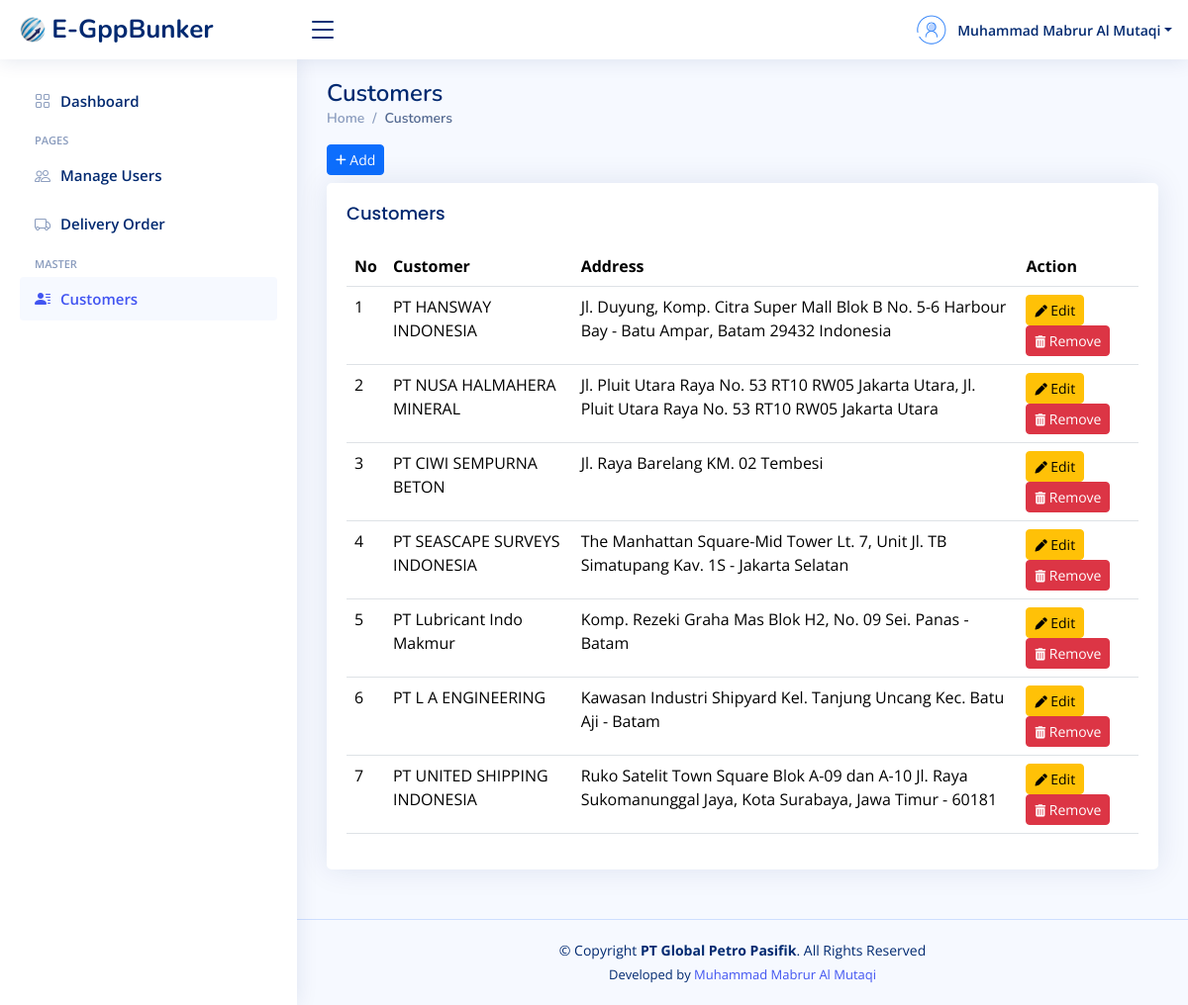
The app's page /manage-customers.php (signed in) with its own data.
### tables this page shows
CREATE TABLE `customer` (
  `id_customer` int(10) NOT NULL,
  `customer_name` varchar(60) NOT NULL,
  `address` text NOT NULL
);

### manage-customers.php (the view, shortened to what this page needs)
<?php
    include "koneksi.php";
?>
<!DOCTYPE html>
<html lang="en">
<?php
    include "layouts/head-css.php";
?>
<body>
<?php
    include "layouts/header.php";
?>
<?php
    include "layouts/sidebar.php";
?>
<main id="main" class="main">
    <div class="pagetitle">
      <h1>Customers</h1>
      <nav>
        <ol class="breadcrumb">
          <li class="breadcrumb-item"><a href="index.php">Home</a></li>
          <li class="breadcrumb-item active">Customers</li>
        </ol>
      </nav>
    </div>
    <a href="tambah-customer.php" class="btn btn-primary btn-sm mb-2"><i class="fa fa-plus fa-sm"></i> Add</a>
    <section class="section">
      <div class="row">
        <div class="col-lg-12">
          <div class="card">
            <div class="card-body">
              <h5 class="card-title">Customers</h5>
                <div class="table-responsive">
                    <table class="table datatable table table-hover">
                      <thead>
                        <tr>
                          <th>No</th>
                          <th>Customer</th>
                          <th>Address</th>
                          <th>Action</th>
                        </tr>
                      </thead>
                      <tbody>
                      <?php
                          $no = 1;
                          $query = "SELECT * FROM customer";
                          $tampil = mysqli_query($koneksi, $query);
                          if (mysqli_num_rows($tampil) > 0) {
                              while ($data = mysqli_fetch_assoc($tampil)){
                      ?>
                        <tr>
                          <td><?= $no++?></td>
                          <td><?= $data['customer_name']?></td>
                          <td><?= $data['address']?></td>
                          <td>
                            <a href="edit-customer.php?id_customer=<?= $data['id_customer']?>" class="btn btn-warning btn-sm"><i class="fa fa-pen fa-sm"></i> Edit</a>
                            <a href="#" class="btn btn-danger btn-sm" onclick="return confirmRemove(<?= $data['id_customer']?>);"><i class="fa fa-trash fa-sm"></i> Remove</a>
                          </td>
                        </tr>
                      <?php
                          }
                      } else {
                      ?>
                          <tr>
                              <td colspan="5" class="text-center">Tidak ada data</td>
                          </tr>
                      <?php } ?>
                      </tbody>
                    </table>
                </div>
            </div>
          </div>
        </div>
      </div>
    </section>
  </main>
<?php
    include "layouts/footer.php";
?>
</body>
</html>

### assets/css/style.css (style rules this page uses)
:root { scroll-behavior: smooth; }
body { font-family: "Open Sans", sans-serif; background: #f6f9ff; color: #444444; }
a { color: #4154f1; text-decoration: none; }
h1, h2, h3, h4, h5, h6 { font-family: "Nunito", sans-serif; }
#main { margin-top: 60px; padding: 20px 30px; transition: all 0.3s; }
.pagetitle { margin-bottom: 10px; }
.pagetitle h1 { font-size: 24px; margin-bottom: 0; font-weight: 600; color: #012970; }
.card { margin-bottom: 30px; border: none; border-radius: 5px; box-shadow: 0px 0 30px rgba(1, 41, 112, 0.1); }
.card-title { padding: 20px 0 15px 0; font-size: 18px; font-weight: 500; color: #012970; font-family: "Poppins", sans-serif; }
.card-body { padding: 0 20px 20px 20px; }
.breadcrumb { font-size: 14px; font-family: "Nunito", sans-serif; color: #899bbd; font-weight: 600; }
.breadcrumb a { color: #899bbd; transition: 0.3s; }
.breadcrumb .breadcrumb-item::before { color: #899bbd; }
.breadcrumb .active { color: #51678f; font-weight: 600; }
@media (min-width: 1200px) { #main, #footer { margin-left: 300px; } }

### records on screen
customer: customer_name "PT HANSWAY INDONESIA", address "Jl. Duyung, Komp. Citra Super Mall Blok B No. 5-6 Harbour Bay - Batu Ampar, Batam 29432 Indonesia"
customer: customer_name "PT NUSA HALMAHERA MINERAL", address "Jl. Pluit Utara Raya No. 53 RT10 RW05 Jakarta Utara, Jl. Pluit Utara Raya No. 53 RT10 RW05 Jakarta Utara"
customer: customer_name "PT CIWI SEMPURNA BETON", address "Jl. Raya Barelang KM. 02 Tembesi"
customer: customer_name "PT SEASCAPE SURVEYS INDONESIA", address "The Manhattan Square-Mid Tower Lt. 7, Unit Jl. TB Simatupang Kav. 1S - Jakarta Selatan"
customer: customer_name "PT Lubricant Indo Makmur", address "Komp. Rezeki Graha Mas Blok H2, No. 09 Sei. Panas - Batam"
customer: customer_name "PT L A ENGINEERING", address "Kawasan Industri Shipyard Kel. Tanjung Uncang Kec. Batu Aji - Batam"
customer: customer_name "PT UNITED SHIPPING INDONESIA", address "Ruko Satelit Town Square Blok A-09 dan A-10 Jl. Raya Sukomanunggal Jaya, Kota Surabaya, Jawa Timur - 60181"

### other values on screen
$nama "Muhammad Mabrur Al Mutaqi"
